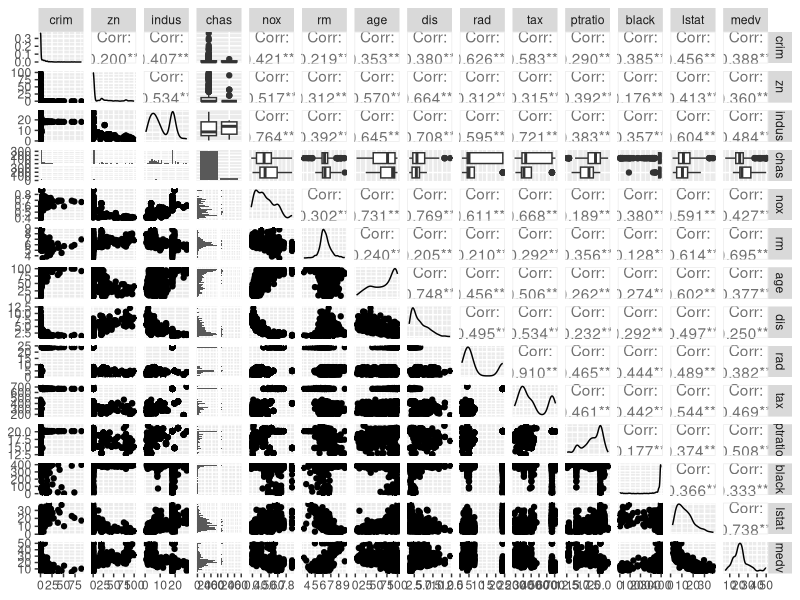
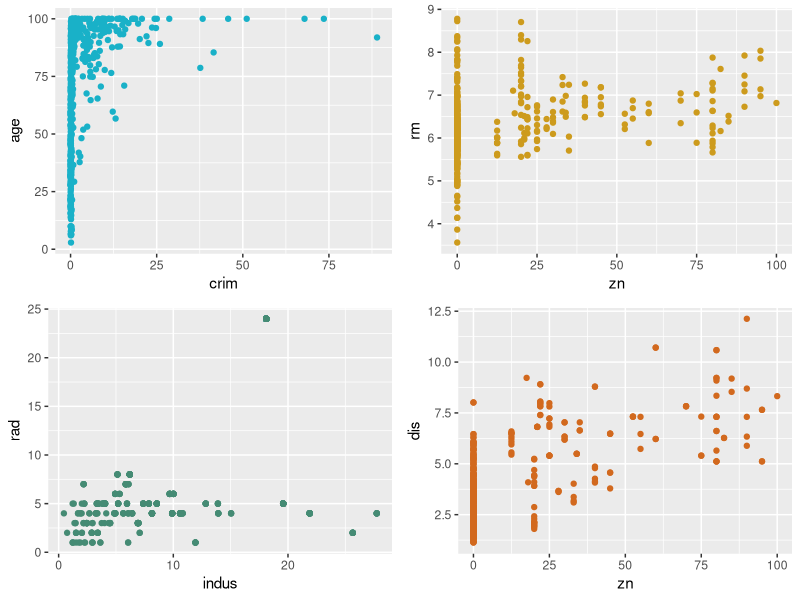
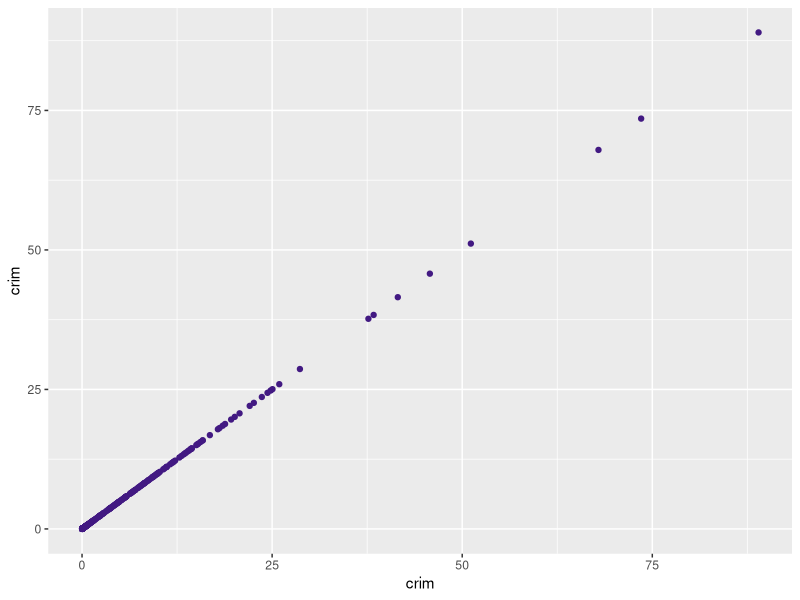
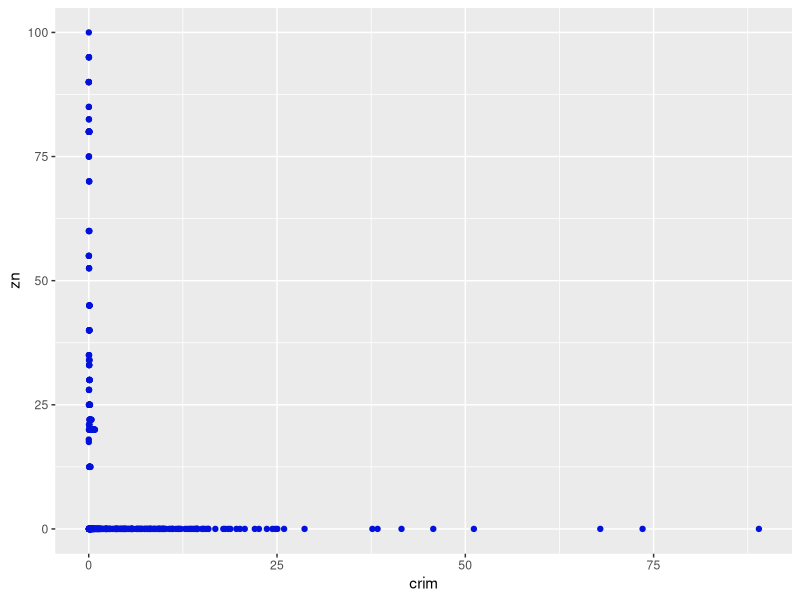
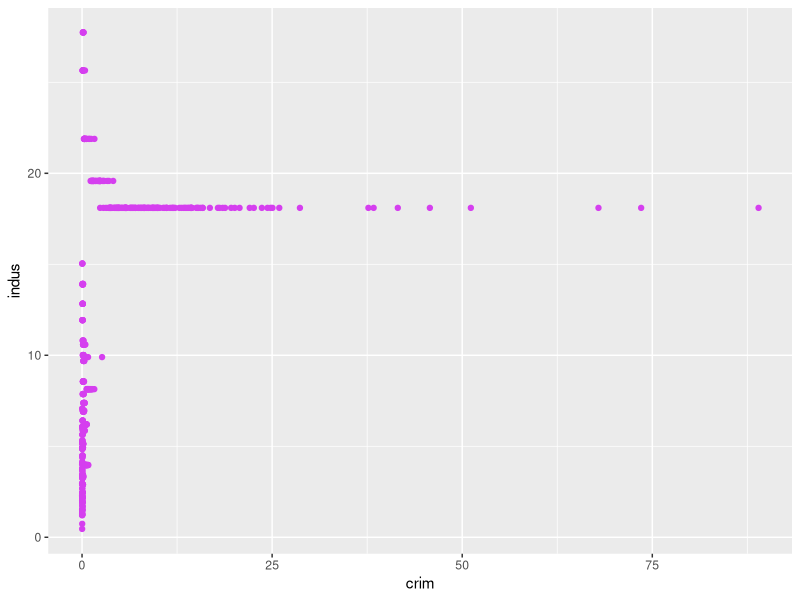
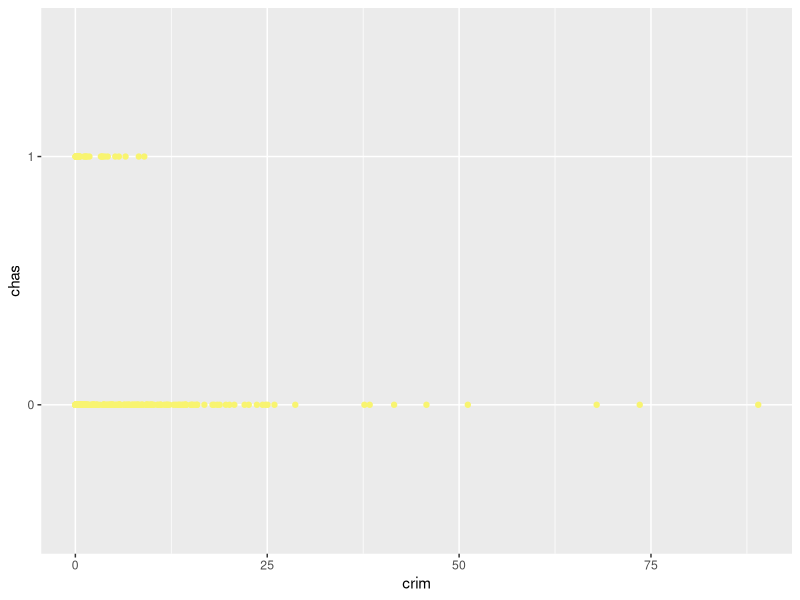
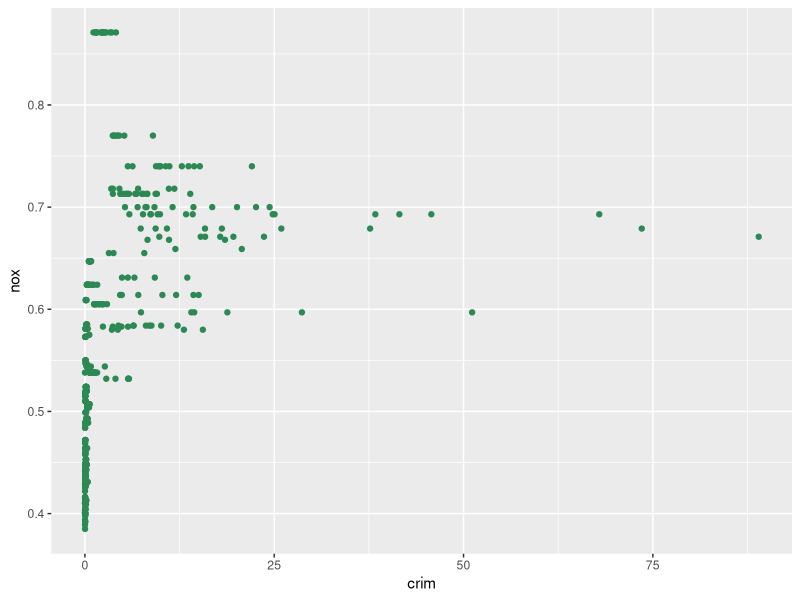
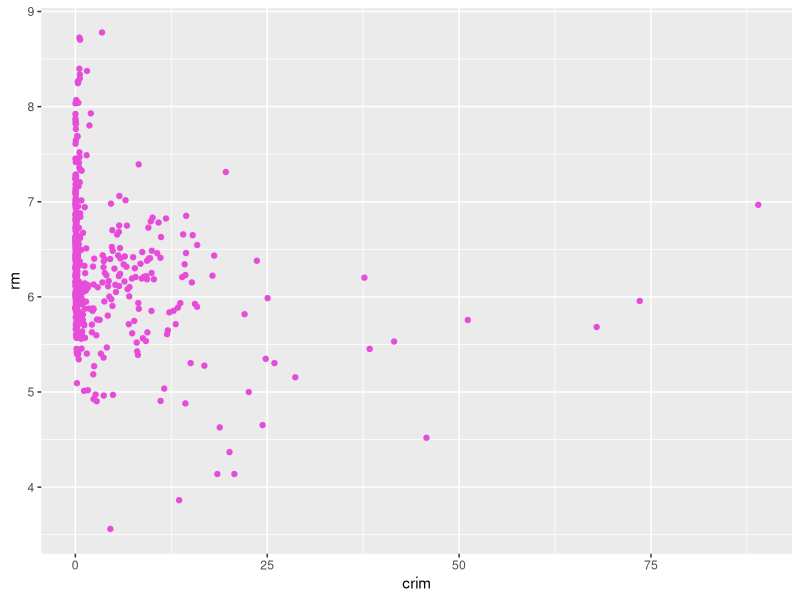

Recreate these plots in R, in order.
## ---- chunk 1
library(MASS)
library(tidyverse)
library(GGally)
library(gridExtra)
## ---- chunk 2
boston <- Boston %>% 
  mutate(chas = as.factor(chas))
## ---- chunk 3
?Boston
## ---- chunk 4
boston %>% 
  glimpse()
## ---- chunk 5
boston %>% 
  ggpairs()
## ---- chunk 6
plot1 <- boston %>% ggplot() + geom_point(aes(x = crim, y = age), color = rgb(25,177,200,maxColorValue=255))
plot2 <- boston %>% ggplot() + geom_point(aes(x = zn, y = rm), color = "goldenrod3")
plot3 <- boston %>% ggplot() + geom_point(aes(x = indus, y = rad), color = "aquamarine4")
plot4 <- boston %>% ggplot() + geom_point(aes(x = zn, y = dis), color = "chocolate")
grid.arrange(grobs = list(plot1, plot2, plot3, plot4), nrow = 2)
## ---- chunk 7
for (i in 1:ncol(boston)) {
  p <- boston %>% ggplot(aes(x = crim, y = boston[[i]])) + geom_point(color = rgb(sample(1:255,1), sample(1:255,1), sample(1:255,1), maxColorValue=255)) + labs(y = colnames(boston)[i])
print(p)
}
## ---- chunk 8

## ---- chunk 9
boston %>% 
  select_if(is.numeric) %>% 
  map_dfr(range)
## ---- chunk 10
boston %>% 
  count(chas)
## ---- chunk 11
boston %>% 
  summarise(median = median(ptratio))
## ---- chunk 12
boston %>% 
  filter(medv == min(medv))
## ---- chunk 13
boston %>% filter(rm >= 7) %>% nrow()
## ---- chunk 14
boston %>% filter(rm >= 8) %>% nrow()
## ---- chunk 15
boston %>% filter(rm >= 8)
